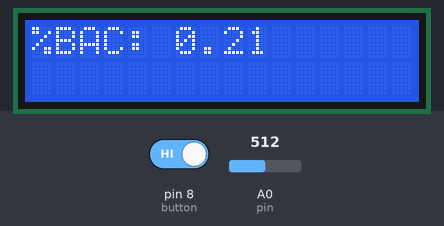
A sketch run on a simulated Arduino Uno, built with avr-gcc and run on an emulated ATmega328P. Parts: 16×2 character LCD. The test bench sets the inputs (shaded band); at power-on: pin 8 (button) HIGH, A0 (pin) = 512.

Above: at 16.5 s.
16.6 s: pin 8 (button) driven LOW
At 25.7 s:
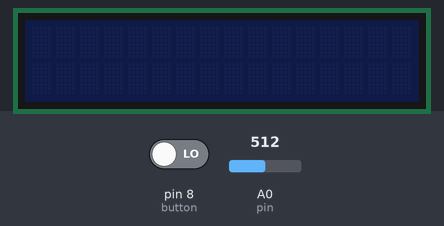
26.6 s: pin 8 (button) driven HIGH
At 27.1 s:
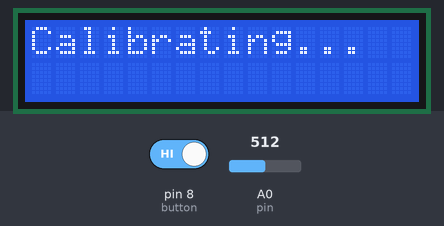
30.1 s: A0 (pin) set to 716
At 44.2 s:
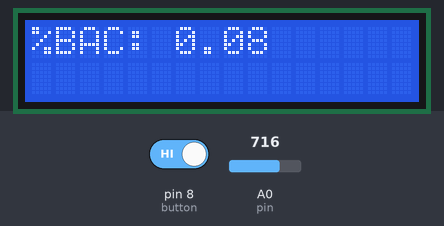
Timing chart, 0 to 45.7 s (numbered marks = the images above; inputs shaded):
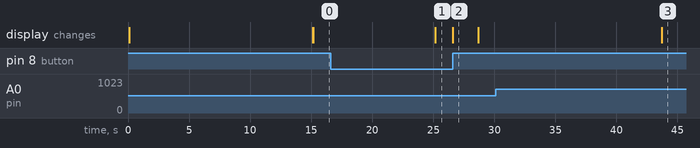

Measured:
- after the input at 16.6 s, the display: changes after 8.6 s (image 1)
- after the input at 26.6 s, the display: changes at once (image 2)
- what the display in image 2 shows lasts 2.1 s, from 26.6 s to 28.7 s

The sketch:

ECE_198.ino
```cpp
#include <Wire.h>
#include <LiquidCrystal_I2C.h>

LiquidCrystal_I2C lcd(0x27, 16, 2);

const int button{8};
const int pin{A0};    // Analog pin connected to sensor
float sensorVolt{0};
float RS{0};           //  Get the value of RS via in a clear air
float R0{0};           // Get the value of R0 via in Alcohol
float sensorValue{0};
float RL{20};      // RL Resistance in Kilo ohms [need to change]

const float X0 = 50;
const float Y0{0.18};
const float X1{500};
const float Y1{0.012};

const float p1[] = { log10(X0), log10(Y0) };
const float p2[] = { log10(X1), log10(Y1) };
const float slope = (p2[1] - p1[1]) / (p2[0] - p1[0]);
const float coord = p1[1] - p1[0] * slope;

int state{0};

void setup()
{
  lcd.init();       // Initialize the LCD displyay screen
  pinMode(A0, INPUT);
  pinMode(button, INPUT);
  function(100000, 10000);
  function(1000000, 10000);
}

void loop()
{
}

// main program
void function(int calibrate, int endDelay)
{
  while (state == 0 )
  {
    state = digitalRead(button);
  }

  state = 0;
  lcd.backlight();
  lcd.clear();
  lcd.setCursor(0, 0);          // Go to position column 2 & row 1
  lcd.print("Calibrating...");

  // 4 mins
  for (int i{0} ; i < calibrate ; i++)
  {
    sensorValue = sensorValue + analogRead(pin);
  }

  sensorValue = sensorValue / calibrate;      //get average of reading
  sensorVolt = sensorValue / (1024 * 5.0);
  RS = (5.0 - sensorVolt) / sensorVolt;
  R0 = RS / 50.0;                         //50 is found using interpolation from the graph

  delay(10);
  lcd.clear();
  lcd.setCursor(0, 0);
  lcd.print("Blow into");
  lcd.setCursor(0, 1);
  lcd.print("Mouthpiece");

  float medRS = readMQ(pin);      // Get mean RS resistance value

  delay(10);
  lcd.clear();
  lcd.setCursor(0, 0);
  lcd.print("Calculating...");

  float concentration = getConcentration(medRS / R0); // Get concentration
  float BAC = map(concentration, 20, 500, 7, 184); //20 to 500 scale is from the MQ-3 datasheet graph
  BAC = BAC / 21000000;

  delay(10);
  lcd.clear();
  lcd.setCursor(0, 0);
  lcd.print("%BAC: ");
  lcd.print(BAC);
  delay(endDelay);
  lcd.clear();
  lcd.noBacklight();
}


////////////////////////
/// helper functions //
///////////////////////

// Gets the mean value outputted by the sensor
float readMQ(int MQ_Pin)
{
  float rs{0};

  for (int i{0}; i < 30; i++)
  {
    rs += getResistance(analogRead(MQ_Pin));
    delay(500);
  }

  return rs / 30;
}

// Sensor Resistance in Alcohol
float getResistance(int adc)
{
  return (((float)RL / 1000.0 * (1023 - adc) / adc));
}

// Concentration Calculation
float getConcentration(float ratio)
{
  return pow(10, coord + slope * log(ratio));
}
```
